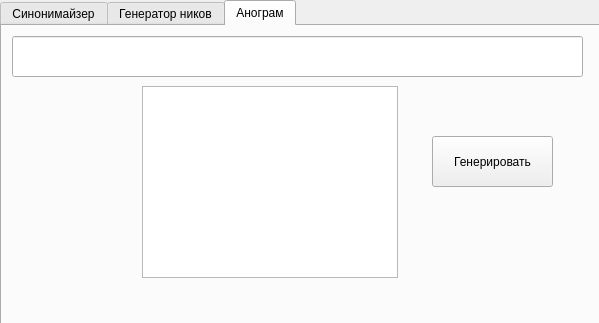
<?xml version="1.0" encoding="UTF-8"?>
<ui version="4.0">
 <class>MainWindow</class>
 <widget class="QMainWindow" name="MainWindow">
  <property name="windowModality">
   <enum>Qt::NonModal</enum>
  </property>
  <property name="geometry">
   <rect>
    <x>0</x>
    <y>0</y>
    <width>599</width>
    <height>323</height>
   </rect>
  </property>
  <property name="cursor">
   <cursorShape>ArrowCursor</cursorShape>
  </property>
  <property name="windowTitle">
   <string>MainWindow</string>
  </property>
  <widget class="QWidget" name="centralwidget">
   <widget class="QTabWidget" name="tabWidget">
    <property name="geometry">
     <rect>
      <x>0</x>
      <y>0</y>
      <width>641</width>
      <height>411</height>
     </rect>
    </property>
    <property name="currentIndex">
     <number>2</number>
    </property>
    <widget class="QWidget" name="tab">
     <attribute name="title">
      <string>Синонимайзер</string>
     </attribute>
     <widget class="QTextEdit" name="te_working_place">
      <property name="geometry">
       <rect>
        <x>20</x>
        <y>20</y>
        <width>291</width>
        <height>151</height>
       </rect>
      </property>
     </widget>
     <widget class="QPushButton" name="pb_change">
      <property name="geometry">
       <rect>
        <x>20</x>
        <y>180</y>
        <width>291</width>
        <height>51</height>
       </rect>
      </property>
      <property name="text">
       <string>Заменить</string>
      </property>
     </widget>
     <widget class="QLabel" name="label">
      <property name="geometry">
       <rect>
        <x>320</x>
        <y>30</y>
        <width>121</width>
        <height>16</height>
       </rect>
      </property>
      <property name="font">
       <font>
        <pointsize>8</pointsize>
       </font>
      </property>
      <property name="text">
       <string>Процент уникальности</string>
      </property>
     </widget>
     <widget class="QLabel" name="lb_percent_of_unique">
      <property name="geometry">
       <rect>
        <x>460</x>
        <y>30</y>
        <width>47</width>
        <height>13</height>
       </rect>
      </property>
      <property name="text">
       <string>0</string>
      </property>
     </widget>
     <widget class="QLabel" name="lb_count_of_replace">
      <property name="geometry">
       <rect>
        <x>460</x>
        <y>50</y>
        <width>47</width>
        <height>13</height>
       </rect>
      </property>
      <property name="text">
       <string>0</string>
      </property>
     </widget>
     <widget class="QLabel" name="lb_time">
      <property name="geometry">
       <rect>
        <x>460</x>
        <y>90</y>
        <width>47</width>
        <height>13</height>
       </rect>
      </property>
      <property name="text">
       <string>0</string>
      </property>
     </widget>
     <widget class="QLabel" name="lb_count_of_symb">
      <property name="geometry">
       <rect>
        <x>460</x>
        <y>70</y>
        <width>47</width>
        <height>13</height>
       </rect>
      </property>
      <property name="text">
       <string>0</string>
      </property>
     </widget>
     <widget class="QLabel" name="label_6">
      <property name="geometry">
       <rect>
        <x>320</x>
        <y>50</y>
        <width>71</width>
        <height>16</height>
       </rect>
      </property>
      <property name="text">
       <string>Кол-во замен</string>
      </property>
     </widget>
     <widget class="QLabel" name="label_7">
      <property name="geometry">
       <rect>
        <x>320</x>
        <y>70</y>
        <width>91</width>
        <height>16</height>
       </rect>
      </property>
      <property name="text">
       <string>Кол-во символов</string>
      </property>
     </widget>
     <widget class="QLabel" name="label_8">
      <property name="geometry">
       <rect>
        <x>320</x>
        <y>90</y>
        <width>101</width>
        <height>16</height>
       </rect>
      </property>
      <property name="text">
       <string>Время выполнения</string>
      </property>
     </widget>
    </widget>
    <widget class="QWidget" name="tab_3">
     <attribute name="title">
      <string>Генератор ников</string>
     </attribute>
     <widget class="QPushButton" name="pb_generate">
      <property name="geometry">
       <rect>
        <x>460</x>
        <y>130</y>
        <width>111</width>
        <height>41</height>
       </rect>
      </property>
      <property name="text">
       <string>Генерировать</string>
      </property>
     </widget>
     <widget class="QLabel" name="label_2">
      <property name="geometry">
       <rect>
        <x>300</x>
        <y>180</y>
        <width>71</width>
        <height>21</height>
       </rect>
      </property>
      <property name="text">
       <string>Кол-во ников</string>
      </property>
     </widget>
     <widget class="QLabel" name="label_3">
      <property name="geometry">
       <rect>
        <x>300</x>
        <y>70</y>
        <width>71</width>
        <height>21</height>
       </rect>
      </property>
      <property name="text">
       <string>Мин символов</string>
      </property>
     </widget>
     <widget class="QLabel" name="label_4">
      <property name="geometry">
       <rect>
        <x>300</x>
        <y>130</y>
        <width>47</width>
        <height>21</height>
       </rect>
      </property>
      <property name="text">
       <string>Макс</string>
      </property>
     </widget>
     <widget class="QListWidget" name="lw_nick">
      <property name="geometry">
       <rect>
        <x>10</x>
        <y>10</y>
        <width>251</width>
        <height>211</height>
       </rect>
      </property>
     </widget>
     <widget class="QSpinBox" name="sb_min">
      <property name="geometry">
       <rect>
        <x>300</x>
        <y>40</y>
        <width>61</width>
        <height>31</height>
       </rect>
      </property>
     </widget>
     <widget class="QSpinBox" name="sb_max">
      <property name="geometry">
       <rect>
        <x>300</x>
        <y>100</y>
        <width>61</width>
        <height>31</height>
       </rect>
      </property>
     </widget>
     <widget class="QSpinBox" name="sb_count_nick">
      <property name="geometry">
       <rect>
        <x>300</x>
        <y>150</y>
        <width>61</width>
        <height>31</height>
       </rect>
      </property>
      <property name="value">
       <number>0</number>
      </property>
     </widget>
     <widget class="QPushButton" name="pb_clear_list">
      <property name="geometry">
       <rect>
        <x>470</x>
        <y>50</y>
        <width>91</width>
        <height>61</height>
       </rect>
      </property>
      <property name="text">
       <string>Очистить</string>
      </property>
     </widget>
    </widget>
    <widget class="QWidget" name="tab_2">
     <attribute name="title">
      <string>Анограм</string>
     </attribute>
     <widget class="QPushButton" name="pb_generate_words">
      <property name="geometry">
       <rect>
        <x>430</x>
        <y>110</y>
        <width>121</width>
        <height>51</height>
       </rect>
      </property>
      <property name="text">
       <string>Генерировать</string>
      </property>
     </widget>
     <widget class="QLineEdit" name="le_letters">
      <property name="geometry">
       <rect>
        <x>10</x>
        <y>10</y>
        <width>571</width>
        <height>41</height>
       </rect>
      </property>
     </widget>
     <widget class="QListWidget" name="lw_all_words">
      <property name="geometry">
       <rect>
        <x>140</x>
        <y>60</y>
        <width>256</width>
        <height>192</height>
       </rect>
      </property>
     </widget>
    </widget>
   </widget>
  </widget>
  <widget class="QMenuBar" name="menubar">
   <property name="geometry">
    <rect>
     <x>0</x>
     <y>0</y>
     <width>599</width>
     <height>21</height>
    </rect>
   </property>
  </widget>
 </widget>
 <resources/>
 <connections/>
</ui>
